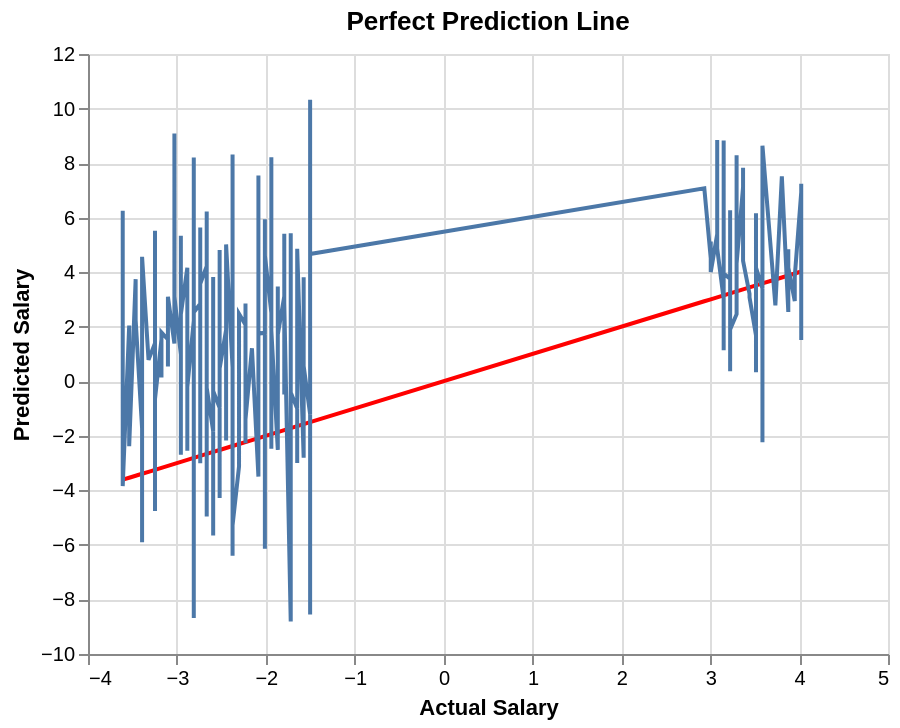

Notebook source saved alongside this figure:
### Markdown cell above
This visualization compares actual vs. predicted test set salaries for fit_intercept=True, with a perfect prediction line to visually assess how closely the model aligns with ideal predictions.

### Code cell
import altair as alt
import pandas as pd

# Create a DataFrame for the perfect prediction line
perfect_val_data = pd.DataFrame({
    'Actual': y_val['Salary'],
    'Predicted': y_val['Salary']  # Perfect predictions where actual values match predicted values
})

# Create the chart for the perfect prediction line
perfect_val_line = alt.Chart(perfect_val_data).mark_line(color='red').encode(
    x=alt.X('Actual:Q', title='Actual Salary'),
    y=alt.Y('Predicted:Q', title='Predicted Salary')
).properties(
    title='Perfect Prediction Line'
)

# Create a DataFrame for actual vs. predicted values
pred_chart_val_data = pd.DataFrame({
    'Actual': y_val['Salary'],
    'Predicted': y_pred_val_true.flatten()
})

# Create the chart for actual vs. predicted values
pred_chart_val_true = alt.Chart(pred_chart_val_data).mark_line().encode(
    x=alt.X('Actual:Q', title='Actual Salary'),
    y=alt.Y('Predicted:Q', title='Predicted Salary'),
    tooltip=['Actual:Q', 'Predicted:Q']
).properties(
    title='Actual vs. Predicted Salaries (fit_intercept=True)'
)

# Combine the perfect prediction line with the predictions chart
final_val_chart = perfect_val_line + pred_chart_val_true

# Display the combined chart
final_val_chart.display()

### Figure 1 — Vega-Lite specification as saved in the notebook (floating-point values rounded to 4 significant figures; data arrays with more than 128 entries replaced by an {"elided": "..."} marker saying what was removed)
{"config": {"view": {"continuousWidth": 400, "continuousHeight": 300}}, "layer": [{"data": {"name": "data-2c7263330e10bbd53f1b4d90c2d26856"}, "mark": {"type": "line", "color": "red"}, "encoding": {"x": {"field": "Actual", "title": "Actual Salary", "type": "quantitative"}, "y": {"field": "Predicted", "title": "Predicted Salary", "type": "quantitative"}}, "title": "Perfect Prediction Line"}, {"data": {"name": "data-3eabd7d3c263565f2055afa83f4f797c"}, "mark": "line", "encoding": {"tooltip": [{"field": "Actual", "type": "quantitative"}, {"field": "Predicted", "type": "quantitative"}], "x": {"field": "Actual", "title": "Actual Salary", "type": "quantitative"}, "y": {"field": "Predicted", "title": "Predicted Salary", "type": "quantitative"}}, "title": "Actual vs. Predicted Salaries (fit_intercept=True)"}], "$schema": "https://vega.github.io/schema/vega-lite/v4.17.0.json", "datasets": {"data-2c7263330e10bbd53f1b4d90c2d26856": {"elided": "599 records"}, "data-3eabd7d3c263565f2055afa83f4f797c": {"elided": "599 records"}}}
